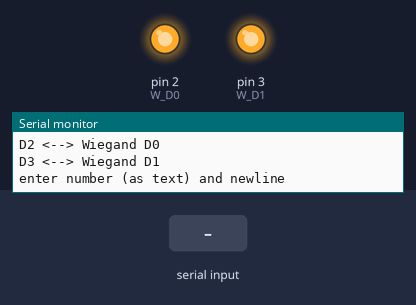
Simulated run of this sketch. Board: Arduino Uno, built with avr-gcc and run on an emulated ATmega328P. On the bench: output pins drawn as LEDs (lit = HIGH), the last lines printed to the serial monitor. Inputs (shaded band) come from the test bench.

Above: at 1.2 s.
1.3 s: "90,45\n" received over Serial
At 2.0 s:
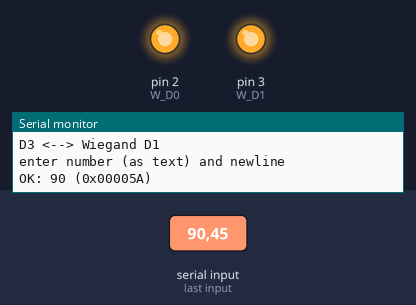
2.8 s: byte 10 ('\n') received over Serial
At 4.0 s:
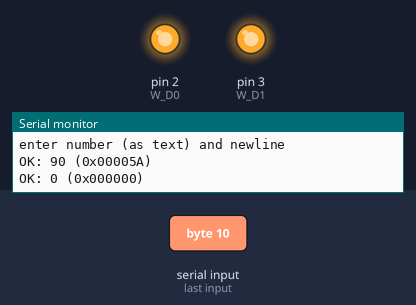
4.3 s: "200\n" received over Serial
At 5.4 s:
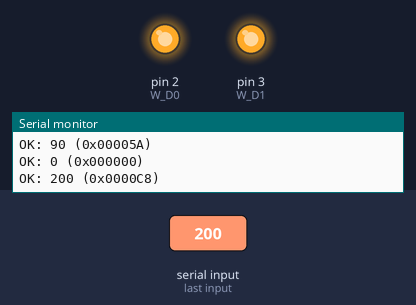
5.8 s: "30,150\n" received over Serial
At 6.6 s:
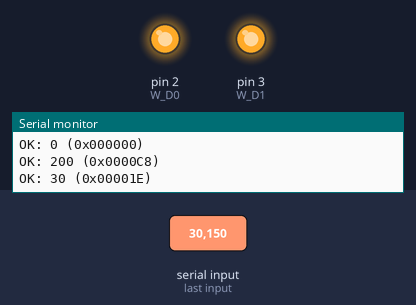
Timing chart, 0 to 8.3 s (numbered marks = the images above; inputs shaded):
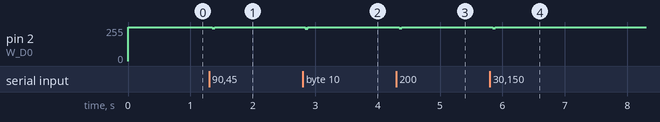

Measured:
- after the input at 1.3 s, pin 2 (W_D0): 255/255 → 245/255 after 0.05 s, → 255/255 0.04 s later
- after the input at 2.8 s, pin 2 (W_D0): 255/255 → 243/255 at once, → 255/255 0.04 s later
- after the input at 4.3 s, pin 2 (W_D0): 255/255 → 244/255 after 0.05 s, → 255/255 0.04 s later
- after the input at 5.8 s, pin 2 (W_D0): 255/255 → 245/255 after 0.05 s, → 255/255 0.04 s later

The sketch:

Wiegand26CP.ino
```cpp
const int W_D0 = 2; // Wiegand data 0 line is assigned to Arduino pin D2
const int W_D1 = 3; //   "       "  1  "            "            "    D3

// serial line input variables
boolean got_line; // 'true' on newline ('\n') reception
char buf[16]; // the input buffer
int index = 0; // current position in buffer

void outwiegbit(unsigned int b); // output one Wiegand bit
void outwieg26(uint32_t u32); // output a Wiegand-26 code
void process_line(const char str[]); // process the input line received from the serial port

void loop()
{
  if ( got_line )
  {
    process_line(buf);
    got_line = false;
    index = 0;
  }
  else while (Serial.available())
  {
    char c = Serial.read();
    buf[index++] = c;
    if ((c == '\n') || (index == sizeof(buf)-1))
    {
      buf[index] = '\0';
      got_line = true;
    }
  }
}

void setup ()
{
  // initializations code, it runs once:
  pinMode(W_D0, OUTPUT);
  pinMode(W_D1, OUTPUT);
  digitalWrite(W_D0, 1); // set line to IDLE state
  digitalWrite(W_D1, 1); // "             "
  got_line = false;
  Serial.begin(9600);
  Serial.write("\n\nWiegand-26 - Jul 2018\n");
  Serial.write("D2 <--> Wiegand D0\n");
  Serial.write("D3 <--> Wiegand D1\n");
  Serial.write("\nenter number (as text) and newline\n");
}

// outputs ONE Wiegand bit
void outwiegbit(unsigned int b)
{
  int sel = b == 0 ? W_D0 : W_D1;
  digitalWrite(sel, 0);
  delayMicroseconds(80);
  digitalWrite(sel, 1);
  delayMicroseconds(240);
}

// outputs a 26 bit Wiegand code
// u32 is actually the 24-bit numeric code
void outwieg26(uint32_t u32)
{
  uint32_t tmp = u32;
  unsigned int p_even = 0;
  unsigned int p_odd = 1;
  // compute parity on trailing group of bits
  for (int n=0; n<12; ++n)
  {
    p_odd ^= (tmp & 1);
    tmp >>= 1;
  }
  // compute parity on heading group of bits
  for (int n=12; n<24; ++n)
  {
    p_even ^= (tmp & 1);
    tmp >>= 1;
  }
  // now output data bits framed by parity ones
  outwiegbit(p_even);
  for (int n=0; n<24; ++n)
  {
    outwiegbit((u32 >> (23-n)) & 1);
  }
  outwiegbit(p_odd);
}

// output just 'meaningful' numbers
void process_line(const char str[])
{
  char msg[64];
  long l = atol(str);
  if (l < 0 || l > 0xFFFFFF)
  {
    Serial.write("ERROR\n");
    return;
  }
  sprintf(msg, "OK: %ld (0x%06lX)\n", l, l);
  Serial.write(msg);
  outwieg26((unsigned long) l);
  delay(1000);
}
```
